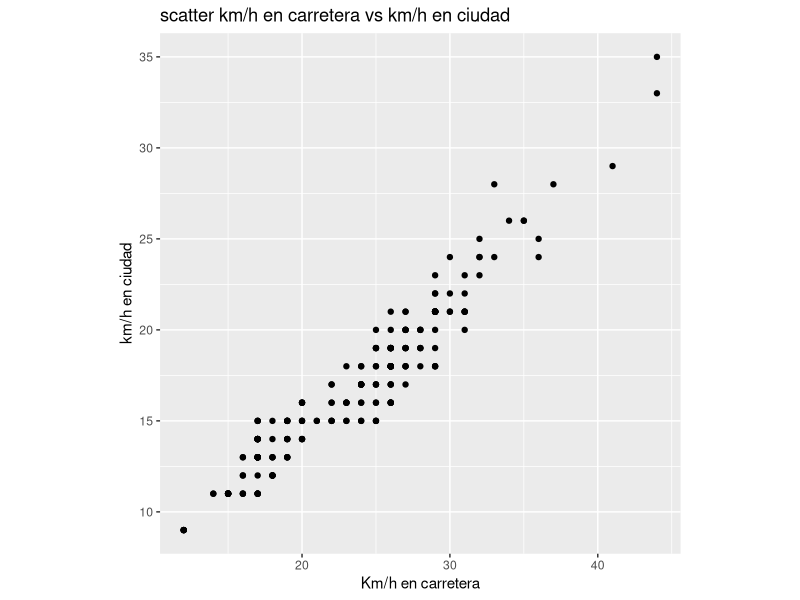
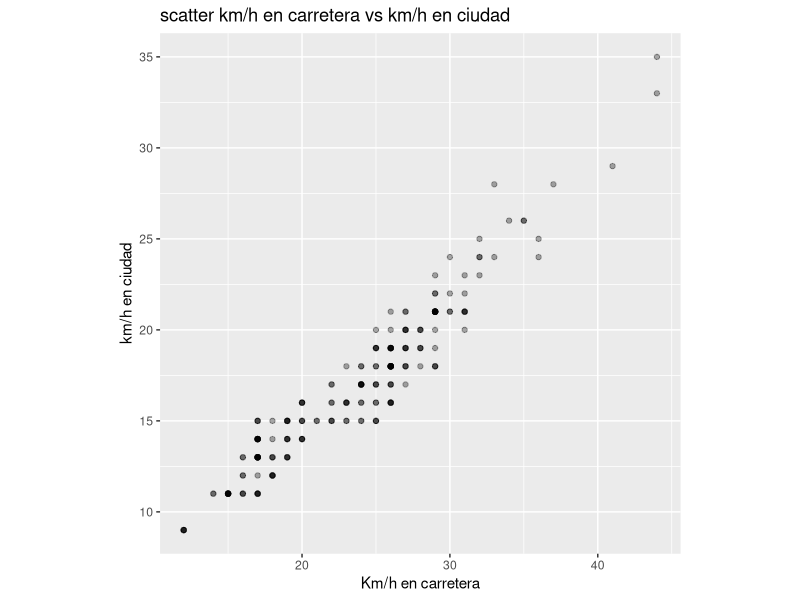
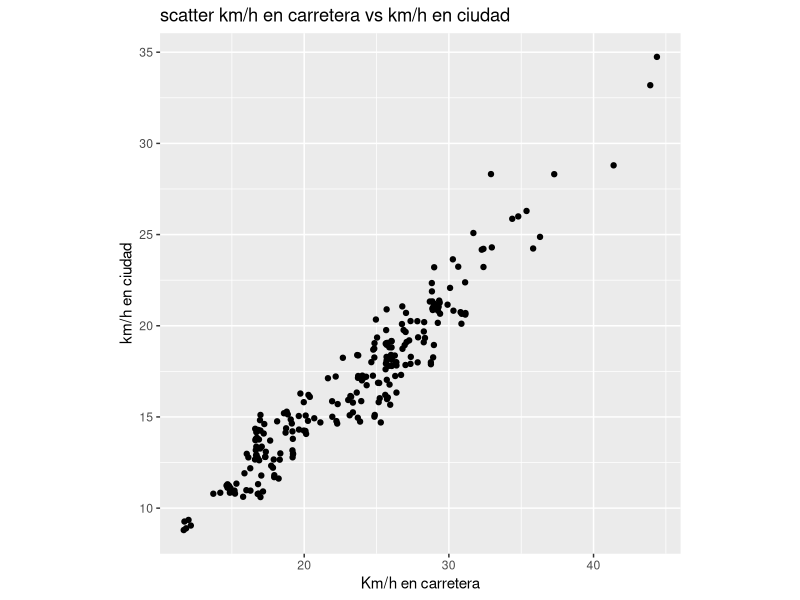
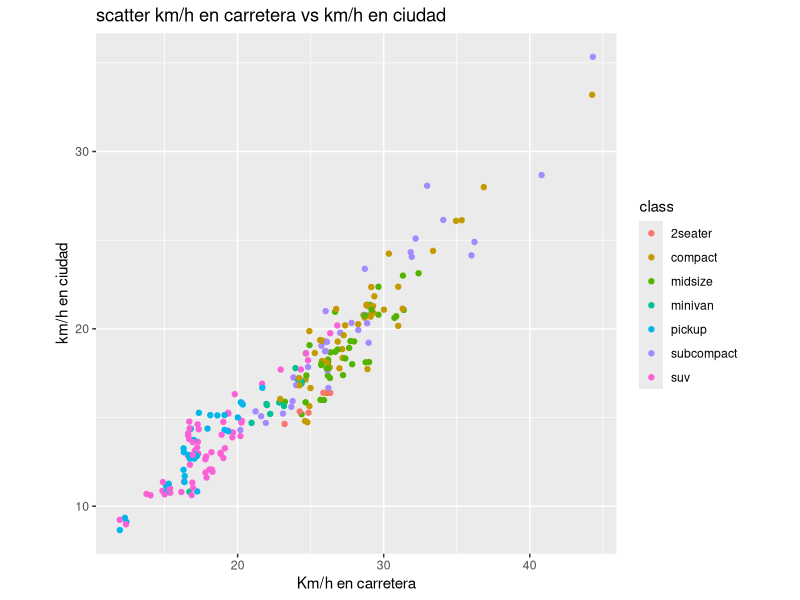
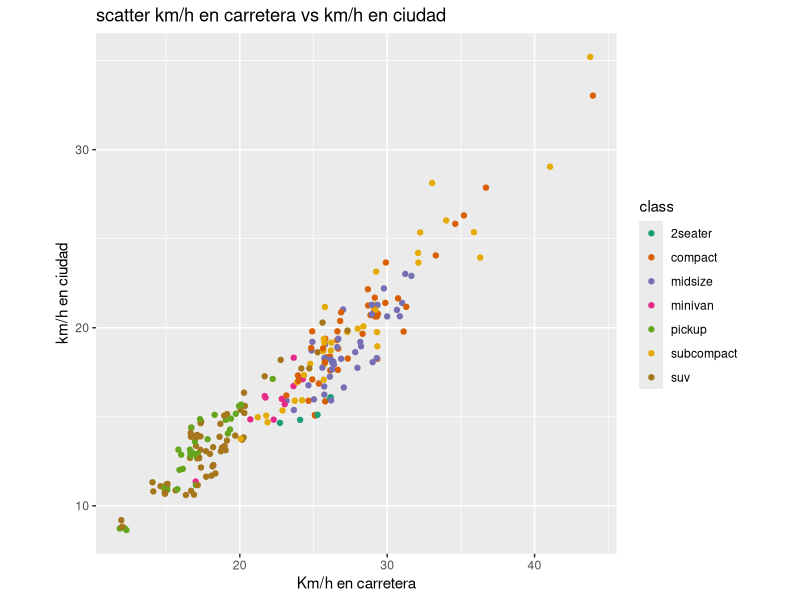
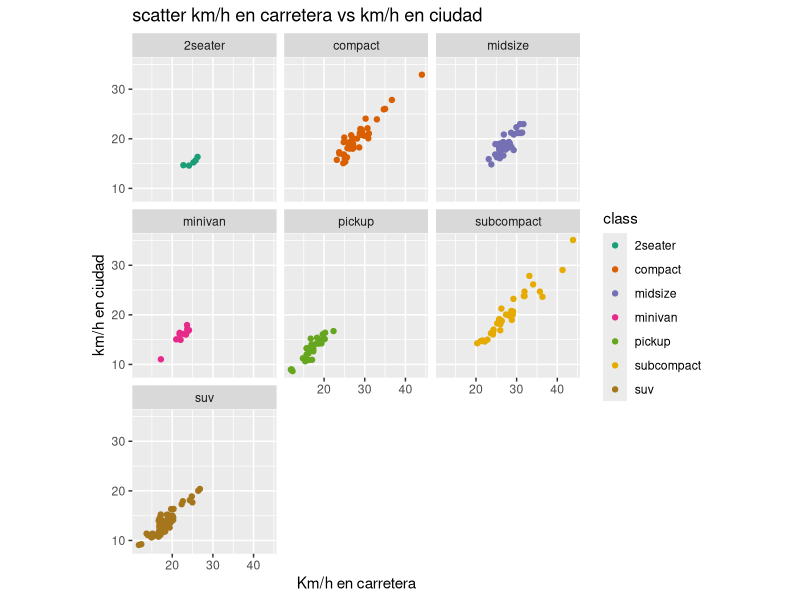

Source code (R) for these figures, in order:
#Micaela Echeverria, Luciabril Rodriguez

#EJERCICIO 1
library(ggplot2)
ggplot(data=mpg, aes(x = hwy, y = cty))+
  geom_point()+
  theme(aspect.ratio = 1)+
  labs(x="Km/h en carretera", y="km/h en ciudad", title="scatter km/h en carretera vs km/h en ciudad")

#EJERCICIO 2
#1.
ggplot(data=mpg, aes(x = hwy, y = cty))+
  geom_point(alpha = 1/3)+
  theme(aspect.ratio = 1)+
  labs(x="Km/h en carretera", y="km/h en ciudad", title="scatter km/h en carretera vs km/h en ciudad")

#2.
ggplot(data=mpg, aes(x = hwy, y = cty))+
geom_jitter()+
  theme(aspect.ratio = 1)+
  labs(x="Km/h en carretera", y="km/h en ciudad", title="scatter km/h en carretera vs km/h en ciudad")

#3.Es mejor el geom_jitter ya que en una variable continua nos permite ver la dispersion de los datos y podemos tener mayor idea de cuantos de estos hay aporximadamente


#EJERCICO 3
#1.
ggplot(data=mpg, aes(x = hwy, y = cty, colour= class))+
  geom_jitter()+
  theme(aspect.ratio = 1)+
  labs(x="Km/h en carretera", y="km/h en ciudad", title="scatter km/h en carretera vs km/h en ciudad")

#2.
ggplot(data=mpg, aes(x = hwy, y = cty, colour= class, ))+
  scale_colour_brewer(type = "seq", palette = "Dark2", direction = 1) +
  geom_jitter()+
  theme(aspect.ratio = 1)+
  labs(x="Km/h en carretera", y="km/h en ciudad", title="scatter km/h en carretera vs km/h en ciudad")

#3.
ggplot(data=mpg, aes(x = hwy, y = cty, colour= class, ))+
  scale_colour_brewer(type = "seq", palette = "Dark2", direction = 1) +
  geom_jitter()+
  theme(aspect.ratio = 1)+
  labs(x="Km/h en carretera", y="km/h en ciudad", title="scatter km/h en carretera vs km/h en ciudad")+
  facet_wrap(~class)

       
       
